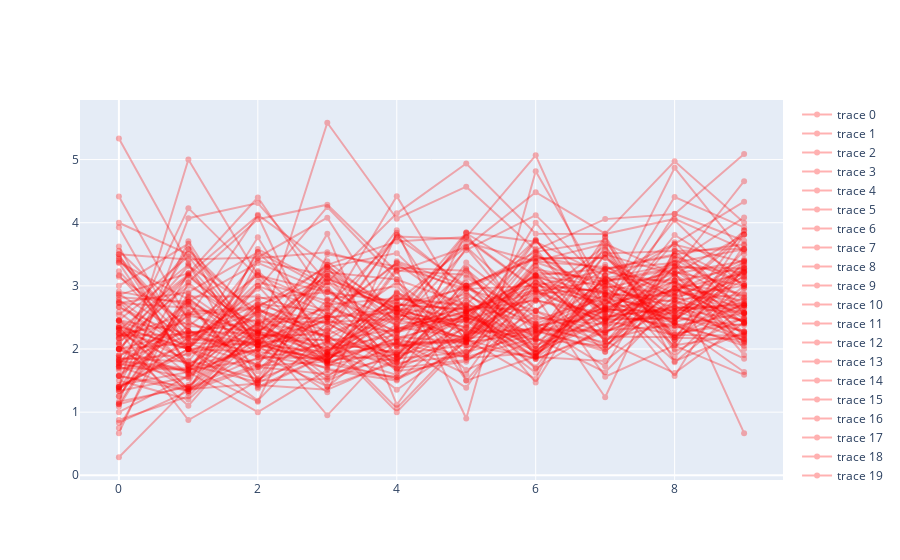

Source (notebook cell):
### Code cell


### Figure 1 — Plotly figure (JSON) as saved in the notebook; plotly's stock layout.template omitted (floating-point values rounded to 4 significant figures)
{"data": [{"line": {"color": "red"}, "mode": "markers+lines", "opacity": 0.3, "type": "scatter", "x": [0, 1, 2, 3, 4, 5, 6, 7, 8, 9], "y": [1.727, 3.579, 2.143, 5.583, 4.062, 4.571, 3.567, 4.057, 4.136, 5.087]}, {"line": {"color": "red"}, "mode": "markers+lines", "opacity": 0.3, "type": "scatter", "x": [0, 1, 2, 3, 4, 5, 6, 7, 8, 9], "y": [2.444, 2.056, 2.952, 4.25, 3.105, 1.5, 2.762, 3.512, 3.552, 3.588]}, {"line": {"color": "red"}, "mode": "markers+lines", "opacity": 0.3, "type": "scatter", "x": [0, 1, 2, 3, 4, 5, 6, 7, 8, 9], "y": [1.375, 2, 2.111, 3.067, 2.143, 2.529, 2.263, 2.864, 2.84, 3.227]}, {"line": {"color": "red"}, "mode": "markers+lines", "opacity": 0.3, "type": "scatter", "x": [0, 1, 2, 3, 4, 5, 6, 7, 8, 9], "y": [1.333, 1.556, 2.143, 1.778, 2.176, 2.458, 1.875, 1.81, 2.655, 2.655]}, {"line": {"color": "red"}, "mode": "markers+lines", "opacity": 0.3, "type": "scatter", "x": [0, 1, 2, 3, 4, 5, 6, 7, 8, 9], "y": [3.167, 2, 3.769, 2, 2.083, 1.867, 3.167, 2.667, 4.87, 3.5]}, {"line": {"color": "red"}, "mode": "markers+lines", "opacity": 0.3, "type": "scatter", "x": [0, 1, 2, 3, 4, 5, 6, 7, 8, 9], "y": [2, 3.062, 4.056, 4.286, 3.222, 3.615, 4.484, 3.828, 4.972, 4]}, {"line": {"color": "red"}, "mode": "markers+lines", "opacity": 0.3, "type": "scatter", "x": [0, 1, 2, 3, 4, 5, 6, 7, 8, 9], "y": [1.4, 1.938, 2.556, 1.737, 2, 3.6, 2.3, 2.273, 2.68, 2.167]}, {"line": {"color": "red"}, "mode": "markers+lines", "opacity": 0.3, "type": "scatter", "x": [0, 1, 2, 3, 4, 5, 6, 7, 8, 9], "y": [2, 3.154, 2.25, 3.267, 2.444, 3.765, 2.947, 1.955, 3, 2.76]}, {"line": {"color": "red"}, "mode": "markers+lines", "opacity": 0.3, "type": "scatter", "x": [0, 1, 2, 3, 4, 5, 6, 7, 8, 9], "y": [4.417, 2.455, 1.733, 1.8, 2.905, 2.185, 3.5, 2.87, 3.259, 4.657]}, {"line": {"color": "red"}, "mode": "markers+lines", "opacity": 0.3, "type": "scatter", "x": [0, 1, 2, 3, 4, 5, 6, 7, 8, 9], "y": [3.231, 2.1, 2.056, 1.824, 1.909, 2.5, 2.231, 2.609, 2.323, 2.706]}, {"line": {"color": "red"}, "mode": "markers+lines", "opacity": 0.3, "type": "scatter", "x": [0, 1, 2, 3, 4, 5, 6, 7, 8, 9], "y": [2, 2.286, 1.875, 2.5, 2.65, 2.273, 2.318, 2.296, 2.368, 2.567]}, {"line": {"color": "red"}, "mode": "markers+lines", "opacity": 0.3, "type": "scatter", "x": [0, 1, 2, 3, 4, 5, 6, 7, 8, 9], "y": [1.5, 1.2, 2.214, 2.231, 3.81, 2.111, 2.842, 1.235, 3.579, 3.031]}, {"line": {"color": "red"}, "mode": "markers+lines", "opacity": 0.3, "type": "scatter", "x": [0, 1, 2, 3, 4, 5, 6, 7, 8, 9], "y": [2.444, 1.364, 1.455, 2.083, 1.7, 1.826, 2.375, 2.5, 2.667, 2.571]}, {"line": {"color": "red"}, "mode": "markers+lines", "opacity": 0.3, "type": "scatter", "x": [0, 1, 2, 3, 4, 5, 6, 7, 8, 9], "y": [1.125, 2.875, 2.111, 2.15, 2.812, 2.7, 3.731, 2.478, 2.48, 3.1]}, {"line": {"color": "red"}, "mode": "markers+lines", "opacity": 0.3, "type": "scatter", "x": [0, 1, 2, 3, 4, 5, 6, 7, 8, 9], "y": [2.818, 2.75, 3.364, 2.909, 2.476, 2.167, 2.28, 2, 3.478, 3.029]}, {"line": {"color": "red"}, "mode": "markers+lines", "opacity": 0.3, "type": "scatter", "x": [0, 1, 2, 3, 4, 5, 6, 7, 8, 9], "y": [1, 1.571, 2.769, 2.176, 1.85, 1.947, 2.6, 3.571, 1.957, 2.5]}, {"line": {"color": "red"}, "mode": "markers+lines", "opacity": 0.3, "type": "scatter", "x": [0, 1, 2, 3, 4, 5, 6, 7, 8, 9], "y": [1.143, 4.071, 4.312, 3.056, 4.148, 4.938, 3.825, 3.821, 4.061, 3.578]}, {"line": {"color": "red"}, "mode": "markers+lines", "opacity": 0.3, "type": "scatter", "x": [0, 1, 2, 3, 4, 5, 6, 7, 8, 9], "y": [2.091, 3.312, 2.619, 2.286, 3.062, 2.25, 2.87, 2.962, 3.214, 3]}, {"line": {"color": "red"}, "mode": "markers+lines", "opacity": 0.3, "type": "scatter", "x": [0, 1, 2, 3, 4, 5, 6, 7, 8, 9], "y": [2.455, 2.25, 2.462, 2.5, 3.357, 2.588, 3, 3.25, 2.826, 2.429]}, {"line": {"color": "red"}, "mode": "markers+lines", "opacity": 0.3, "type": "scatter", "x": [0, 1, 2, 3, 4, 5, 6, 7, 8, 9], "y": [1.4, 5, 3.167, 2.7, 2.19, 2.115, 3.393, 3.667, 3.182, 3.811]}, {"line": {"color": "red"}, "mode": "markers+lines", "opacity": 0.3, "type": "scatter", "x": [0, 1, 2, 3, 4, 5, 6, 7, 8, 9], "y": [2.167, 3.167, 2.231, 2.133, 1, 2.15, 1.842, 2.296, 3.421, 2]}, {"line": {"color": "red"}, "mode": "markers+lines", "opacity": 0.3, "type": "scatter", "x": [0, 1, 2, 3, 4, 5, 6, 7, 8, 9], "y": [1.125, 1.429, 3.583, 3, 1.68, 2.192, 2.955, 2.733, 2.917, 2.657]}, {"line": {"color": "red"}, "mode": "markers+lines", "opacity": 0.3, "type": "scatter", "x": [0, 1, 2, 3, 4, 5, 6, 7, 8, 9], "y": [2.1, 3, 2.375, 1.95, 2.65, 1.667, 2.158, 3.783, 2.176, 2.154]}, {"line": {"color": "red"}, "mode": "markers+lines", "opacity": 0.3, "type": "scatter", "x": [0, 1, 2, 3, 4, 5, 6, 7, 8, 9], "y": [1.4, 3.706, 2, 1.875, 2.318, 2.667, 1.71, 3.167, 2.25, 2.4]}, {"line": {"color": "red"}, "mode": "markers+lines", "opacity": 0.3, "type": "scatter", "x": [0, 1, 2, 3, 4, 5, 6, 7, 8, 9], "y": [2.3, 3.182, 4.111, 1.765, 2.167, 1.875, 2.176, 1.632, 2.778, 3.381]}, {"line": {"color": "red"}, "mode": "markers+lines", "opacity": 0.3, "type": "scatter", "x": [0, 1, 2, 3, 4, 5, 6, 7, 8, 9], "y": [3.5, 3.417, 3.45, 4.08, 2.346, 2.182, 3.214, 3.115, 3.34, 2.192]}, {"line": {"color": "red"}, "mode": "markers+lines", "opacity": 0.3, "type": "scatter", "x": [0, 1, 2, 3, 4, 5, 6, 7, 8, 9], "y": [1.9, 4.231, 3.143, 1.909, 1.818, 2.571, 1.882, 3.167, 2.379, 1.846]}, {"line": {"color": "red"}, "mode": "markers+lines", "opacity": 0.3, "type": "scatter", "x": [0, 1, 2, 3, 4, 5, 6, 7, 8, 9], "y": [1.778, 1.538, 2.636, 1.952, 2.875, 2.25, 2.3, 1.962, 2.833, 3]}, {"line": {"color": "red"}, "mode": "markers+lines", "opacity": 0.3, "type": "scatter", "x": [0, 1, 2, 3, 4, 5, 6, 7, 8, 9], "y": [2.25, 2, 3.235, 2.222, 1.353, 2.111, 2.25, 2.654, 3.074, 3.286]}, {"line": {"color": "red"}, "mode": "markers+lines", "opacity": 0.3, "type": "scatter", "x": [0, 1, 2, 3, 4, 5, 6, 7, 8, 9], "y": [1.333, 3.2, 4.4, 2.792, 2.381, 3.565, 4.12, 3.033, 3.655, 3.375]}, {"line": {"color": "red"}, "mode": "markers+lines", "opacity": 0.3, "type": "scatter", "x": [0, 1, 2, 3, 4, 5, 6, 7, 8, 9], "y": [3.462, 2.286, 2.062, 3.214, 3.1, 2.706, 2.389, 1.727, 3.552, 2.571]}, {"line": {"color": "red"}, "mode": "markers+lines", "opacity": 0.3, "type": "scatter", "x": [0, 1, 2, 3, 4, 5, 6, 7, 8, 9], "y": [1.364, 2.182, 2.714, 2.6, 1.647, 1.8, 2.529, 2.2, 2.188, 2.72]}, {"line": {"color": "red"}, "mode": "markers+lines", "opacity": 0.3, "type": "scatter", "x": [0, 1, 2, 3, 4, 5, 6, 7, 8, 9], "y": [1.429, 1.636, 1, 1.667, 1.5, 2.381, 3.174, 2.125, 1.619, 2.421]}, {"line": {"color": "red"}, "mode": "markers+lines", "opacity": 0.3, "type": "scatter", "x": [0, 1, 2, 3, 4, 5, 6, 7, 8, 9], "y": [1.4, 2, 1.647, 2.778, 3, 1.909, 3.314, 2.125, 2.903, 3.419]}, {"line": {"color": "red"}, "mode": "markers+lines", "opacity": 0.3, "type": "scatter", "x": [0, 1, 2, 3, 4, 5, 6, 7, 8, 9], "y": [2.353, 2, 1.958, 1.81, 2.682, 2.968, 3.538, 3.72, 2.143, 3]}, {"line": {"color": "red"}, "mode": "markers+lines", "opacity": 0.3, "type": "scatter", "x": [0, 1, 2, 3, 4, 5, 6, 7, 8, 9], "y": [2.909, 2.706, 1.429, 1.353, 1.833, 2.8, 1.929, 2.632, 3.147, 2.48]}, {"line": {"color": "red"}, "mode": "markers+lines", "opacity": 0.3, "type": "scatter", "x": [0, 1, 2, 3, 4, 5, 6, 7, 8, 9], "y": [1.8, 1.667, 1.833, 2.095, 1.947, 3.05, 1.95, 2.955, 2.419, 1.636]}, {"line": {"color": "red"}, "mode": "markers+lines", "opacity": 0.3, "type": "scatter", "x": [0, 1, 2, 3, 4, 5, 6, 7, 8, 9], "y": [1.714, 2.583, 2.667, 3.3, 1.867, 3.263, 2.35, 2.65, 2.414, 2.05]}, {"line": {"color": "red"}, "mode": "markers+lines", "opacity": 0.3, "type": "scatter", "x": [0, 1, 2, 3, 4, 5, 6, 7, 8, 9], "y": [3.429, 2.182, 2.8, 2.9, 2.25, 2.842, 2.409, 2.037, 3.091, 2.263]}, {"line": {"color": "red"}, "mode": "markers+lines", "opacity": 0.3, "type": "scatter", "x": [0, 1, 2, 3, 4, 5, 6, 7, 8, 9], "y": [2.167, 3.579, 2.5, 1.4, 2.294, 2.593, 3.143, 2.864, 2.5, 3.333]}, {"line": {"color": "red"}, "mode": "markers+lines", "opacity": 0.3, "type": "scatter", "x": [0, 1, 2, 3, 4, 5, 6, 7, 8, 9], "y": [1.091, 2.812, 1.909, 1.706, 2.65, 2.5, 2.05, 2.52, 2.632, 2.457]}, {"line": {"color": "red"}, "mode": "markers+lines", "opacity": 0.3, "type": "scatter", "x": [0, 1, 2, 3, 4, 5, 6, 7, 8, 9], "y": [3.375, 2.786, 2.105, 1.9, 2.542, 2.353, 2.143, 3.615, 2, 3.643]}, {"line": {"color": "red"}, "mode": "markers+lines", "opacity": 0.3, "type": "scatter", "x": [0, 1, 2, 3, 4, 5, 6, 7, 8, 9], "y": [2.727, 2.652, 2.438, 2.429, 2.474, 2.476, 1.963, 2.75, 2.464, 3.156]}, {"line": {"color": "red"}, "mode": "markers+lines", "opacity": 0.3, "type": "scatter", "x": [0, 1, 2, 3, 4, 5, 6, 7, 8, 9], "y": [1.25, 2.833, 2.833, 2.5, 2.579, 2.059, 2.348, 2.105, 3.312, 3.212]}, {"line": {"color": "red"}, "mode": "markers+lines", "opacity": 0.3, "type": "scatter", "x": [0, 1, 2, 3, 4, 5, 6, 7, 8, 9], "y": [3.625, 1.647, 2.421, 2.222, 2.706, 2.619, 2.769, 2.565, 3.367, 3.581]}, {"line": {"color": "red"}, "mode": "markers+lines", "opacity": 0.3, "type": "scatter", "x": [0, 1, 2, 3, 4, 5, 6, 7, 8, 9], "y": [2.214, 2.235, 1.909, 1.409, 1.792, 2.952, 3, 2.792, 3.2, 1.905]}, {"line": {"color": "red"}, "mode": "markers+lines", "opacity": 0.3, "type": "scatter", "x": [0, 1, 2, 3, 4, 5, 6, 7, 8, 9], "y": [2.333, 1.308, 3.4, 3.16, 1.909, 2.765, 1.471, 3.231, 3.032, 2.875]}, {"line": {"color": "red"}, "mode": "markers+lines", "opacity": 0.3, "type": "scatter", "x": [0, 1, 2, 3, 4, 5, 6, 7, 8, 9], "y": [1.857, 1.8, 3.214, 1.765, 1.55, 1.952, 2.235, 3.107, 3.083, 0.6667]}, {"line": {"color": "red"}, "mode": "markers+lines", "opacity": 0.3, "type": "scatter", "x": [0, 1, 2, 3, 4, 5, 6, 7, 8, 9], "y": [0.875, 1.25, 2.333, 2, 2.227, 3.278, 1.882, 2.81, 1.806, 2.269]}, {"line": {"color": "red"}, "mode": "markers+lines", "opacity": 0.3, "type": "scatter", "x": [0, 1, 2, 3, 4, 5, 6, 7, 8, 9], "y": [1.769, 2.529, 2.286, 1.5, 1.941, 2.562, 2, 2.448, 2.222, 2.214]}, {"line": {"color": "red"}, "mode": "markers+lines", "opacity": 0.3, "type": "scatter", "x": [0, 1, 2, 3, 4, 5, 6, 7, 8, 9], "y": [2.071, 1.1, 2.381, 3.111, 2.7, 2.636, 1.69, 2.364, 2.581, 3.233]}, {"line": {"color": "red"}, "mode": "markers+lines", "opacity": 0.3, "type": "scatter", "x": [0, 1, 2, 3, 4, 5, 6, 7, 8, 9], "y": [0.8333, 1.333, 2, 2.467, 3.882, 1.5, 1.885, 3.059, 2.52, 3.214]}, {"line": {"color": "red"}, "mode": "markers+lines", "opacity": 0.3, "type": "scatter", "x": [0, 1, 2, 3, 4, 5, 6, 7, 8, 9], "y": [3.556, 2.5, 4.125, 3.333, 2.353, 3.833, 3.161, 3, 2.867, 3.812]}, {"line": {"color": "red"}, "mode": "markers+lines", "opacity": 0.3, "type": "scatter", "x": [0, 1, 2, 3, 4, 5, 6, 7, 8, 9], "y": [1.9, 2.273, 2.25, 0.95, 2.125, 1.6, 3.118, 1.562, 2.059, 2.227]}, {"line": {"color": "red"}, "mode": "markers+lines", "opacity": 0.3, "type": "scatter", "x": [0, 1, 2, 3, 4, 5, 6, 7, 8, 9], "y": [2.538, 3.467, 2.077, 2.316, 3.783, 3.744, 2.931, 2.4, 4.143, 3.714]}, {"line": {"color": "red"}, "mode": "markers+lines", "opacity": 0.3, "type": "scatter", "x": [0, 1, 2, 3, 4, 5, 6, 7, 8, 9], "y": [2.455, 3.333, 2.067, 2.7, 2.806, 2.571, 3.167, 3.273, 3.5, 3.659]}, {"line": {"color": "red"}, "mode": "markers+lines", "opacity": 0.3, "type": "scatter", "x": [0, 1, 2, 3, 4, 5, 6, 7, 8, 9], "y": [3.929, 2, 3, 2.588, 4.421, 2.6, 3.053, 2.367, 3.029, 2.686]}, {"line": {"color": "red"}, "mode": "markers+lines", "opacity": 0.3, "type": "scatter", "x": [0, 1, 2, 3, 4, 5, 6, 7, 8, 9], "y": [3.4, 2.286, 1.714, 2.125, 2.312, 2.684, 1.84, 2.267, 2.739, 2.591]}, {"line": {"color": "red"}, "mode": "markers+lines", "opacity": 0.3, "type": "scatter", "x": [0, 1, 2, 3, 4, 5, 6, 7, 8, 9], "y": [5.333, 3.357, 1.375, 1.9, 3.391, 3, 3.458, 3.269, 3.361, 4.083]}, {"line": {"color": "red"}, "mode": "markers+lines", "opacity": 0.3, "type": "scatter", "x": [0, 1, 2, 3, 4, 5, 6, 7, 8, 9], "y": [1.571, 1.333, 1.714, 1.6, 1.87, 2.333, 1.882, 3, 2.652, 2.692]}, {"line": {"color": "red"}, "mode": "markers+lines", "opacity": 0.3, "type": "scatter", "x": [0, 1, 2, 3, 4, 5, 6, 7, 8, 9], "y": [1.818, 2.214, 2.583, 1.789, 3.238, 3.176, 2.4, 2.81, 2.6, 2.278]}, {"line": {"color": "red"}, "mode": "markers+lines", "opacity": 0.3, "type": "scatter", "x": [0, 1, 2, 3, 4, 5, 6, 7, 8, 9], "y": [2, 1.364, 1.75, 3.062, 2.632, 2.333, 3.524, 2.571, 2.955, 3.194]}, {"line": {"color": "red"}, "mode": "markers+lines", "opacity": 0.3, "type": "scatter", "x": [0, 1, 2, 3, 4, 5, 6, 7, 8, 9], "y": [1.833, 1.917, 2.25, 3.19, 2.636, 3.688, 3.385, 3.3, 2.885, 3.875]}, {"line": {"color": "red"}, "mode": "markers+lines", "opacity": 0.3, "type": "scatter", "x": [0, 1, 2, 3, 4, 5, 6, 7, 8, 9], "y": [2, 1.615, 3.538, 2.947, 2.043, 2.125, 4, 2.654, 2.778, 2.25]}, {"line": {"color": "red"}, "mode": "markers+lines", "opacity": 0.3, "type": "scatter", "x": [0, 1, 2, 3, 4, 5, 6, 7, 8, 9], "y": [2, 2.091, 1.75, 3.391, 2.536, 3.846, 2.115, 2.677, 4.04, 2.971]}, {"line": {"color": "red"}, "mode": "markers+lines", "opacity": 0.3, "type": "scatter", "x": [0, 1, 2, 3, 4, 5, 6, 7, 8, 9], "y": [2.333, 1.818, 1.526, 1.929, 1.588, 3.846, 3.7, 3.16, 3.667, 4.333]}, {"line": {"color": "red"}, "mode": "markers+lines", "opacity": 0.3, "type": "scatter", "x": [0, 1, 2, 3, 4, 5, 6, 7, 8, 9], "y": [4, 3.5, 2.538, 3.333, 3.704, 3.773, 5.067, 2.625, 4.407, 3.927]}, {"line": {"color": "red"}, "mode": "markers+lines", "opacity": 0.3, "type": "scatter", "x": [0, 1, 2, 3, 4, 5, 6, 7, 8, 9], "y": [1.667, 2.067, 3.438, 3.533, 3.25, 0.9, 4.815, 2.9, 2.415, 3.882]}, {"line": {"color": "red"}, "mode": "markers+lines", "opacity": 0.3, "type": "scatter", "x": [0, 1, 2, 3, 4, 5, 6, 7, 8, 9], "y": [1.571, 2.364, 2.286, 2, 2.571, 2.143, 3.091, 2.632, 2.565, 3.28]}, {"line": {"color": "red"}, "mode": "markers+lines", "opacity": 0.3, "type": "scatter", "x": [0, 1, 2, 3, 4, 5, 6, 7, 8, 9], "y": [1.818, 1.692, 2.688, 3.125, 2.588, 2.417, 3.724, 2.423, 3.806, 3.119]}, {"line": {"color": "red"}, "mode": "markers+lines", "opacity": 0.3, "type": "scatter", "x": [0, 1, 2, 3, 4, 5, 6, 7, 8, 9], "y": [3.364, 1.733, 2.696, 2.4, 1.882, 3.368, 2.5, 2.385, 2.96, 2.545]}, {"line": {"color": "red"}, "mode": "markers+lines", "opacity": 0.3, "type": "scatter", "x": [0, 1, 2, 3, 4, 5, 6, 7, 8, 9], "y": [0.75, 2.714, 1.538, 3.158, 2.579, 3, 3.429, 3.444, 2.545, 2.138]}, {"line": {"color": "red"}, "mode": "markers+lines", "opacity": 0.3, "type": "scatter", "x": [0, 1, 2, 3, 4, 5, 6, 7, 8, 9], "y": [3.5, 1.714, 1.167, 3.5, 3.308, 2.957, 2.6, 2.25, 3.192, 3.394]}, {"line": {"color": "red"}, "mode": "markers+lines", "opacity": 0.3, "type": "scatter", "x": [0, 1, 2, 3, 4, 5, 6, 7, 8, 9], "y": [3.143, 2.364, 3.167, 2.9, 2.75, 3.619, 2.613, 3.261, 3.479, 2.78]}, {"line": {"color": "red"}, "mode": "markers+lines", "opacity": 0.3, "type": "scatter", "x": [0, 1, 2, 3, 4, 5, 6, 7, 8, 9], "y": [2.238, 2.421, 2.056, 1.316, 3.842, 2.958, 3.44, 3.444, 2.786, 2.86]}, {"line": {"color": "red"}, "mode": "markers+lines", "opacity": 0.3, "type": "scatter", "x": [0, 1, 2, 3, 4, 5, 6, 7, 8, 9], "y": [0.2857, 1.4, 2.25, 1.812, 2.769, 1.857, 1.938, 3.08, 3.296, 3.28]}, {"line": {"color": "red"}, "mode": "markers+lines", "opacity": 0.3, "type": "scatter", "x": [0, 1, 2, 3, 4, 5, 6, 7, 8, 9], "y": [2.25, 1.75, 1.474, 2.68, 3.765, 3, 2.32, 3.087, 2.441, 3.552]}, {"line": {"color": "red"}, "mode": "markers+lines", "opacity": 0.3, "type": "scatter", "x": [0, 1, 2, 3, 4, 5, 6, 7, 8, 9], "y": [1.875, 2.75, 2.158, 2.526, 3.368, 2.909, 1.938, 2.44, 3.083, 2.1]}, {"line": {"color": "red"}, "mode": "markers+lines", "opacity": 0.3, "type": "scatter", "x": [0, 1, 2, 3, 4, 5, 6, 7, 8, 9], "y": [2.667, 2, 3.062, 2.765, 1.789, 3, 2.043, 2.759, 2.229, 2.48]}, {"line": {"color": "red"}, "mode": "markers+lines", "opacity": 0.3, "type": "scatter", "x": [0, 1, 2, 3, 4, 5, 6, 7, 8, 9], "y": [1.25, 2.75, 1.455, 3.294, 3.519, 2.45, 1.625, 3.333, 2.5, 2.37]}, {"line": {"color": "red"}, "mode": "markers+lines", "opacity": 0.3, "type": "scatter", "x": [0, 1, 2, 3, 4, 5, 6, 7, 8, 9], "y": [2.455, 1.6, 2.071, 1.8, 3.286, 3.238, 2, 3.5, 2.143, 3.818]}, {"line": {"color": "red"}, "mode": "markers+lines", "opacity": 0.3, "type": "scatter", "x": [0, 1, 2, 3, 4, 5, 6, 7, 8, 9], "y": [2.182, 2.571, 2.1, 3.304, 2.632, 2.095, 3.323, 2.586, 3.421, 2.818]}, {"line": {"color": "red"}, "mode": "markers+lines", "opacity": 0.3, "type": "scatter", "x": [0, 1, 2, 3, 4, 5, 6, 7, 8, 9], "y": [1.571, 1.4, 2.412, 1.818, 1.519, 2, 2.778, 2.455, 2.5, 2.28]}, {"line": {"color": "red"}, "mode": "markers+lines", "opacity": 0.3, "type": "scatter", "x": [0, 1, 2, 3, 4, 5, 6, 7, 8, 9], "y": [2.75, 1.727, 2, 3.824, 1.118, 2.632, 2.935, 2.478, 2.966, 2.429]}, {"line": {"color": "red"}, "mode": "markers+lines", "opacity": 0.3, "type": "scatter", "x": [0, 1, 2, 3, 4, 5, 6, 7, 8, 9], "y": [1.583, 2.545, 2.643, 2.167, 1.062, 2.2, 3.714, 2.538, 2.368, 2.095]}, {"line": {"color": "red"}, "mode": "markers+lines", "opacity": 0.3, "type": "scatter", "x": [0, 1, 2, 3, 4, 5, 6, 7, 8, 9], "y": [2.333, 1.375, 1.867, 1.857, 2.111, 1.385, 3.048, 2.889, 2.75, 2.12]}, {"line": {"color": "red"}, "mode": "markers+lines", "opacity": 0.3, "type": "scatter", "x": [0, 1, 2, 3, 4, 5, 6, 7, 8, 9], "y": [1.75, 1.667, 3, 1.833, 2.5, 2.88, 2.167, 3.5, 3.174, 2.571]}, {"line": {"color": "red"}, "mode": "markers+lines", "opacity": 0.3, "type": "scatter", "x": [0, 1, 2, 3, 4, 5, 6, 7, 8, 9], "y": [2.857, 3.2, 2.3, 2.65, 2.292, 2.591, 2.9, 2.476, 3.692, 2.575]}, {"line": {"color": "red"}, "mode": "markers+lines", "opacity": 0.3, "type": "scatter", "x": [0, 1, 2, 3, 4, 5, 6, 7, 8, 9], "y": [2.727, 2.9, 3.533, 2.5, 1.737, 2.235, 3.261, 3.065, 3.261, 2.409]}, {"line": {"color": "red"}, "mode": "markers+lines", "opacity": 0.3, "type": "scatter", "x": [0, 1, 2, 3, 4, 5, 6, 7, 8, 9], "y": [1.167, 1.4, 2.611, 2.188, 1.92, 2.059, 1.857, 2.625, 2.6, 2.727]}, {"line": {"color": "red"}, "mode": "markers+lines", "opacity": 0.3, "type": "scatter", "x": [0, 1, 2, 3, 4, 5, 6, 7, 8, 9], "y": [2.3, 0.875, 1.5, 2.417, 1.778, 1.895, 3.375, 3, 2.053, 1.591]}, {"line": {"color": "red"}, "mode": "markers+lines", "opacity": 0.3, "type": "scatter", "x": [0, 1, 2, 3, 4, 5, 6, 7, 8, 9], "y": [0.6667, 3.053, 2.154, 2.435, 2.267, 2.529, 3.16, 2.15, 2.419, 2.808]}, {"line": {"color": "red"}, "mode": "markers+lines", "opacity": 0.3, "type": "scatter", "x": [0, 1, 2, 3, 4, 5, 6, 7, 8, 9], "y": [2.875, 2.167, 2.105, 1.684, 1.556, 3.133, 2.444, 2.85, 2.188, 3.25]}, {"line": {"color": "red"}, "mode": "markers+lines", "opacity": 0.3, "type": "scatter", "x": [0, 1, 2, 3, 4, 5, 6, 7, 8, 9], "y": [1.7, 1.667, 2, 2.538, 2.045, 2.158, 1.524, 3.769, 1.792, 2.69]}, {"line": {"color": "red"}, "mode": "markers+lines", "opacity": 0.3, "type": "scatter", "x": [0, 1, 2, 3, 4, 5, 6, 7, 8, 9], "y": [2.364, 2, 1.4, 1.917, 2.062, 2.167, 2.909, 3.087, 1.875, 2.957]}, {"line": {"color": "red"}, "mode": "markers+lines", "opacity": 0.3, "type": "scatter", "x": [0, 1, 2, 3, 4, 5, 6, 7, 8, 9], "y": [2.583, 1.75, 2.4, 1.556, 2.4, 2.462, 2.789, 3.636, 2.088, 3.4]}, {"line": {"color": "red"}, "mode": "markers+lines", "opacity": 0.3, "type": "scatter", "x": [0, 1, 2, 3, 4, 5, 6, 7, 8, 9], "y": [3, 3.667, 1.5, 1.526, 2.111, 2.1, 3, 2.913, 1.571, 3.323]}, {"line": {"color": "red"}, "mode": "markers+lines", "opacity": 0.3, "type": "scatter", "x": [0, 1, 2, 3, 4, 5, 6, 7, 8, 9], "y": [2.778, 2, 1.182, 2.318, 1.692, 2.471, 3.591, 2.217, 3.316, 2.7]}, {"line": {"color": "red"}, "mode": "markers+lines", "opacity": 0.3, "type": "scatter", "x": [0, 1, 2, 3, 4, 5, 6, 7, 8, 9], "y": [2.667, 2.154, 2.062, 1.952, 2.889, 2.5, 2.148, 2.053, 2.96, 2.414]}, {"line": {"color": "red"}, "mode": "markers+lines", "opacity": 0.3, "type": "scatter", "x": [0, 1, 2, 3, 4, 5, 6, 7, 8, 9], "y": [1.727, 1.333, 2.278, 1.909, 2.8, 2.682, 2.6, 2.059, 2.714, 3.143]}], "layout": {}}
